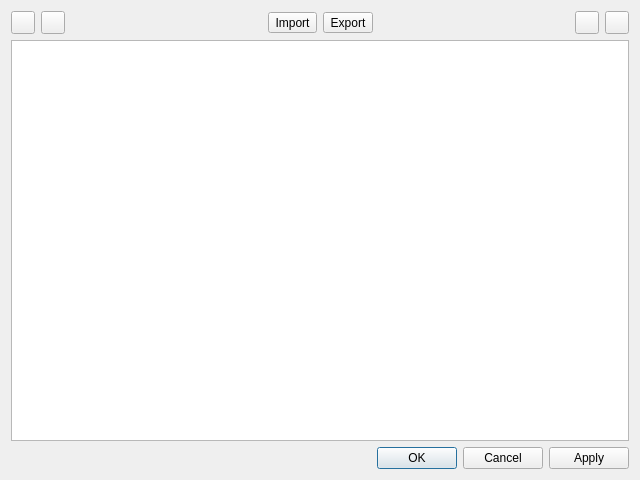
<?xml version="1.0" encoding="UTF-8"?>
<ui version="4.0">
 <class>PredefinedFiltersDialog</class>
 <widget class="QDialog" name="PredefinedFiltersDialog">
  <property name="geometry">
   <rect>
    <x>0</x>
    <y>0</y>
    <width>640</width>
    <height>480</height>
   </rect>
  </property>
  <property name="windowTitle">
   <string>Filter Favorites</string>
  </property>
  <layout class="QVBoxLayout" name="verticalLayout_2" stretch="0,0,0">
   <property name="sizeConstraint">
    <enum>QLayout::SetDefaultConstraint</enum>
   </property>
   <item>
    <layout class="QHBoxLayout" name="horizontalLayout_5">
     <property name="bottomMargin">
      <number>0</number>
     </property>
     <item>
      <widget class="QToolButton" name="addFilterButton">
       <property name="toolTip">
        <string>New Filter</string>
       </property>
       <property name="text">
        <string/>
       </property>
       <property name="icon">
        <iconset resource="../../app/klogg.qrc">
         <normaloff>:/images/icons8-plus.svg</normaloff>:/images/icons8-plus.svg</iconset>
       </property>
      </widget>
     </item>
     <item>
      <widget class="QToolButton" name="removeFilterButton">
       <property name="toolTip">
        <string>Remove Filter</string>
       </property>
       <property name="text">
        <string/>
       </property>
       <property name="icon">
        <iconset resource="../../app/klogg.qrc">
         <normaloff>:/images/icons8-minus.svg</normaloff>:/images/icons8-minus.svg</iconset>
       </property>
      </widget>
     </item>
     <item>
      <spacer name="horizontalSpacer">
       <property name="orientation">
        <enum>Qt::Horizontal</enum>
       </property>
       <property name="sizeHint" stdset="0">
        <size>
         <width>40</width>
         <height>20</height>
        </size>
       </property>
      </spacer>
     </item>
     <item>
      <widget class="QToolButton" name="importFilterButton">
       <property name="toolTip">
        <string>Import Filters</string>
       </property>
       <property name="text">
        <string>Import</string>
       </property>
      </widget>
     </item>
     <item>
      <widget class="QToolButton" name="exportFilterButton">
       <property name="toolTip">
        <string>Export Filters</string>
       </property>
       <property name="text">
        <string>Export</string>
       </property>
      </widget>
     </item>
     <item>
      <spacer name="horizontalSpacer_2">
       <property name="orientation">
        <enum>Qt::Horizontal</enum>
       </property>
       <property name="sizeHint" stdset="0">
        <size>
         <width>40</width>
         <height>20</height>
        </size>
       </property>
      </spacer>
     </item>
     <item>
      <widget class="QToolButton" name="upButton">
       <property name="text">
        <string/>
       </property>
       <property name="icon">
        <iconset resource="../../app/klogg.qrc">
         <normaloff>:/images/icons8-up.svg</normaloff>:/images/icons8-up.svg</iconset>
       </property>
      </widget>
     </item>
     <item>
      <widget class="QToolButton" name="downButton">
       <property name="text">
        <string/>
       </property>
       <property name="icon">
        <iconset resource="../../app/klogg.qrc">
         <normaloff>:/images/icons8-down-arrow.svg</normaloff>:/images/icons8-down-arrow.svg</iconset>
       </property>
      </widget>
     </item>
    </layout>
   </item>
   <item>
    <widget class="QTableWidget" name="filtersTableWidget"/>
   </item>
   <item>
    <widget class="QDialogButtonBox" name="buttonBox">
     <property name="orientation">
      <enum>Qt::Horizontal</enum>
     </property>
     <property name="standardButtons">
      <set>QDialogButtonBox::Apply|QDialogButtonBox::Cancel|QDialogButtonBox::Ok</set>
     </property>
    </widget>
   </item>
  </layout>
 </widget>
 <resources>
  <include location="../../app/klogg.qrc"/>
  <include location="../../app/klogg.qrc"/>
 </resources>
 <connections/>
</ui>
